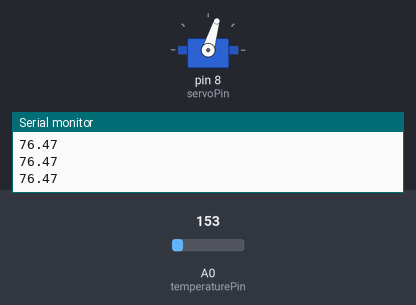
Bench run of a sketch on a simulated Arduino Uno, built with avr-gcc and run on an emulated ATmega328P. On the bench: servo, the last lines printed to the serial monitor. Inputs (shaded band) come from the test bench; at power-on: A0 (temperaturePin) = 153.

Above: at 1.2 s.
1.3 s: A0 (temperaturePin) set to 124
2.8 s: A0 (temperaturePin) set to 110
At 3.3 s:
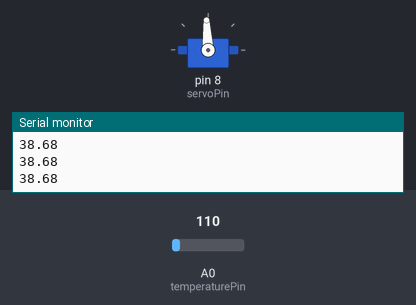
4.3 s: A0 (temperaturePin) set to 133
At 4.8 s:
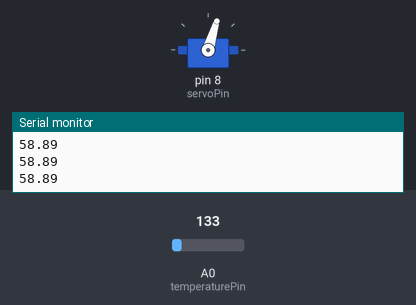
5.8 s: A0 (temperaturePin) set to 114
At 6.4 s:
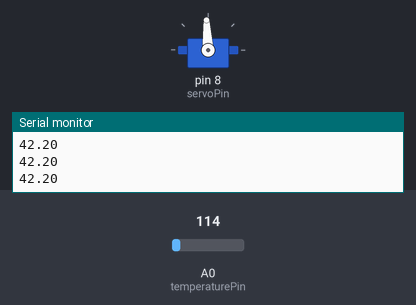
Timing chart, 0 to 8.3 s (numbered marks = the images above; inputs shaded):
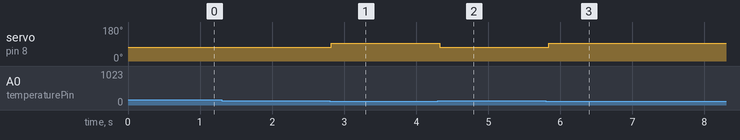

The sketch:

Temperature_Fan.ino
```cpp
#include <Servo.h>
Servo servo;

int servoPin = 8;
int temperaturePin = 0;
int minTemp = 45;

void setup() {
  servo.attach(servoPin);
  servo.writeMicroseconds(1500);
  Serial.begin(9600);
}

void loop() {
 int reading = analogRead(temperaturePin);

 float voltage = reading * 5.0;
 voltage /= 1024.0;

  if(fahrenheit(voltage) > minTemp){
    servo.writeMicroseconds(1300);
  }else{
    servo.writeMicroseconds(1500);
  }

  Serial.print(fahrenheit(voltage));
  Serial.println();

  delay(100);
}

float celsius(float voltage){
  return (voltage - 0.5) * 100;
}

float fahrenheit(float voltage){
  return (celsius(voltage) * 9.0 / 5.0) + 32.0;
}
```

Measured:
- the behaviour switches between 118 and 117 on A0 (temperaturePin) (found by bisection; images 0 and 1)
- after the input at 2.8 s, servo on pin 8 (servoPin): 73° → 93° at once
- after the input at 4.3 s, servo on pin 8 (servoPin): 93° → 73° at once
- after the input at 5.8 s, servo on pin 8 (servoPin): 73° → 93° at once
